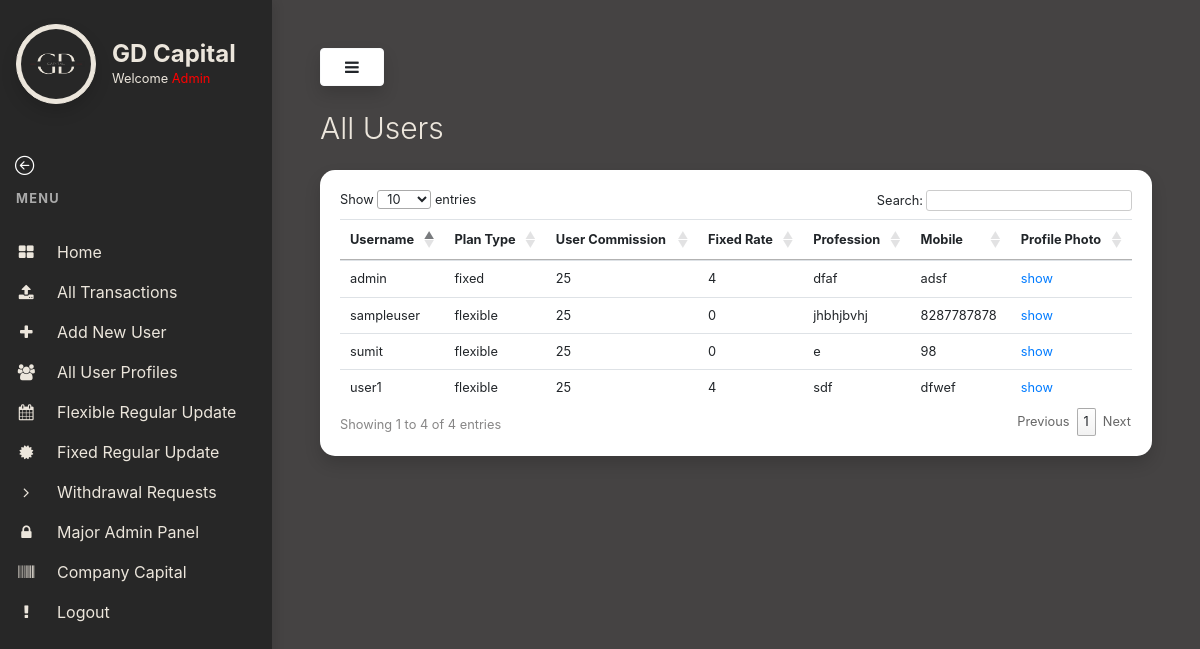
/admin-all-users/ (signed in), run on the app's committed database.
### myapp/models.py (models this page shows, shortened)
class UserProfile(models.Model):
    user = models.OneToOneField(User,on_delete=models.CASCADE,related_name='profile')
    plantype = models.CharField(max_length=200, choices=PLAN_TYPE, default='flexible')
    user_commission = models.CharField(max_length=3, null=False, default='25')
    fixed_rate = models.CharField(max_length=3, null=True, default='0')
    profession = models.CharField(max_length=200, null=False, default='')
    mobile = models.CharField(max_length=10, null=False, default='')
    profilephoto = models.ImageField(upload_to='userprofile/', default='images/profile.png')

### myapp/views.py (the view)
# urls.py: path('admin-all-users/', views.admin_all_users, name='admin_all_users'),
def admin_all_users(request):
    users = User.objects.all()
    userprofile = UserProfile.objects.all()
    return render(request,'admin-templates/all-users.html',{'userprofile':userprofile})

### templates/admin-templates/all-users.html (shortened to what this page needs)
{% extends 'admin-templates/base.html' %}
{% load static %}
{% block content %}
<h3 class="display-4" style="color:#ece6dc; font-size:30px !important">All Users</h3>
<div class="card shadow my-4" style="border: 0 !important;border-radius:15px">
    <div class="card-body">
        <div class="table-responsive">
            <table class="table table-sm" id="transTable">
                <thead>
                    <tr>
                        <th scope="col">Username</th>
                        <th scope="col">Plan Type</th>
                        <th scope="col">User Commission</th>
                        <th scope="col">Fixed Rate</th>
                        <th scope="col">Profession</th>
                        <th scope="col">Mobile</th>
                        <th scope="col">Profile Photo</th>
                    </tr>
                </thead>
                <tbody>
                    {% for i in userprofile %}
                    <tr>
                        <td>{{i.user}}</td>
                        <td>{{i.plantype}}</td>
                        <td>{{i.user_commission}}</td>
                        <td>{{i.fixed_rate}}</td>
                        <td>{{i.profession}}</td>
                        <td>{{i.mobile}}</td>
                        <td><a target="_blank" href="{{i.profilephoto.url}}" alt="">show</a></td>
                    </tr>
                    {% endfor %}
                </tbody>
            </table>
        </div>
    </div>
</div>
{% endblock content %}

### templates/admin-templates/base.html (shortened to what this page needs)
{% load static %}
<!DOCTYPE html>
<html>
<head>
    <link rel="stylesheet" href="https://stackpath.bootstrapcdn.com/bootstrap/4.1.3/css/bootstrap.min.css"
>
    <link rel="stylesheet" href="https://stackpath.bootstrapcdn.com/font-awesome/4.7.0/css/font-awesome.min.css">
    <link rel="stylesheet" type="text/css" href="https://cdn.datatables.net/1.12.1/css/jquery.dataTables.css">
    <link rel="stylesheet" href="{% static 'css/admin.css' %}">
    <link rel="stylesheet" href="https://cdn.jsdelivr.net/npm/bootstrap-icons@1.9.1/font/bootstrap-icons.css">
</head>
<body>
    {% if request.user.is_superuser %}
    <div class="vertical-nav dark-bg" id="sidebar">
        <div class="py-4 px-3 mb-4 dark-bg">
            <div class="media d-flex align-items-center">
                <img loading="lazy" src="{% static 'images/logo.png' %}" alt="..."
                    width="80" height="80" class="mr-3 rounded-circle img-thumbnail shadow">
                <div class="media-body">
                    <h4 class="m-0" style="font-weight:700;color:#ece6dc;">GD Capital</h4>
                    <p class="font-weight-normal text-muted mb-0 welcome-text">Welcome <span style="color:red;">{{request.user.username|title}}</span></p>
                </div>
            </div>
        </div>
        <div class="container">
            <a href="/" class="text-dark back-arrow"><i class="bi bi-arrow-left-circle text-white" style="font-size: 1.2rem;"></i></a>
          </div>
        <p class="text-gray font-weight-bold text-uppercase px-3 small pb-4 mb-0 mt-2">MENU</p>
        <ul class="nav flex-column mb-0">
            <li class="nav-item">
                <a href="/admin-home" class="nav-link text-dark ">
                    <i class="fa fa-th-large mr-3 text-primary fa-fw"></i>
                    Home
                </a>
            </li>
            <li class="nav-item">
                <a href="/admin-all-transactions" class="nav-link text-dark">
                    <i class="fa fa-upload mr-3 text-primary fa-fw"></i>
                    All Transactions
                </a>
            </li>
            <li class="nav-item">
                <a href="/signup" class="nav-link text-dark">
                    <i class="fa fa-plus mr-3 text-primary fa-fw"></i>
                    Add New User
                </a>
            </li>
            <li class="nav-item">
                <a href="/admin-all-users" class="nav-link text-dark">
                    <i class="fa fa-users mr-3 text-primary fa-fw"></i>
                    All User Profiles
                </a>
            </li>
            <li class="nav-item">
                <a href="/regular-update" class="nav-link text-dark">
                    <i class="fa fa-calendar mr-3 text-primary fa-fw"></i>
                    Flexible Regular Update
                </a>
            </li>
            <li class="nav-item">
                <a href="/fixed-rate-page" class="nav-link text-dark">
                    <i class="fa fa-certificate mr-3 text-primary fa-fw"></i>
                    Fixed Regular Update
                </a>
            </li>
            <li class="nav-item">
                <a href="/admin-withdrawal-requests" class="nav-link text-dark">
                    <i class="fa fa-angle-right mr-3 text-primary fa-fw"></i>
                    Withdrawal Requests
                </a>
            </li>
            <li class="nav-item">
                <a href="/admin" class="nav-link text-dark">
                    <i class="fa fa-lock mr-3 text-primary fa-fw"></i>
                    Major Admin Panel
                </a>
            </li>
            <li class="nav-item">
                <a href="/company-capital" class="nav-link text-dark">
                    <i class="fa fa-barcode mr-3 text-primary fa-fw"></i>
                    Company Capital
                </a>
            </li>
            <li class="nav-item">
                <a href="/logout" class="nav-link text-dark">
                    <i class="fa fa-exclamation mr-3 text-primary fa-fw"></i>
                    Logout
                </a>
            </li>
        </ul>
    </div>
    <div class="page-content p-5" id="content">
        <button id="sidebarCollapse" type="button" class="btn btn-light bg-white rounded-pill shadow px-4 mb-4"><i
                class="fa fa-bars "></i></button>
        {% block content %}{% endblock content %}
    </div>
    {% else %}
    You are not a authorised user to access this page. Go back to <a href="/">home</a>
    {% endif %}
</body>
</html>

### static/css/admin.css (style rules this page uses)
body { background: rgb(69,67,67); min-height: 100vh; overflow-x: hidden; }
.vertical-nav { min-width: 17rem; width: 17rem; height: 100vh; position: fixed; top: 0; left: 0; box-shadow: 3px 3px 10px rgba(0, 0, 0, 0.1); transition: all 0.4s; }
.page-content { width: calc(100% - 17rem); margin-left: 17rem; transition: all 0.4s; }
.text-uppercase { letter-spacing: 0.1em; }
.text-gray { color: #aaa; }
.nav-link { text-transform: capitalize; }
.text-primary { color: #ece6dc !important; }
.dark-bg { background-color: rgb(39,39,39); }
.text-muted,.text-dark { color: #ece6dc !important; }
.welcome-text { font-size: 0.8rem; }
.img-thumbnail { background-color: #ece6dc !important; border-color: #ece6dc !important; }
table.dataTable tbody th, table.dataTable tbody td,table.dataTable thead th, table.dataTable thead td { font-size:0.8rem; }
table.dataTable thead th, table.dataTable thead td { font-size: 0.8rem; }
table.dataTable.no-footer { border-bottom: 0 !important; border-bottom-color: #000 !important; }

### data on the page
UserProfile: user "admin", plantype "fixed", user_commission "25", fixed_rate "4", profession "dfaf", mobile "adsf"
UserProfile: user "user1", plantype "flexible", user_commission "25", fixed_rate "4", profession "sdf", mobile "dfwef"
UserProfile: user "sampleuser", plantype "flexible", user_commission "25", fixed_rate "0", profession "jhbhjbvhj", mobile "8287787878"
UserProfile: user "sumit", plantype "flexible", user_commission "25", fixed_rate "0", profession "e", mobile "98"

### other printed values
{{ request.user.username|title }} "Admin"
